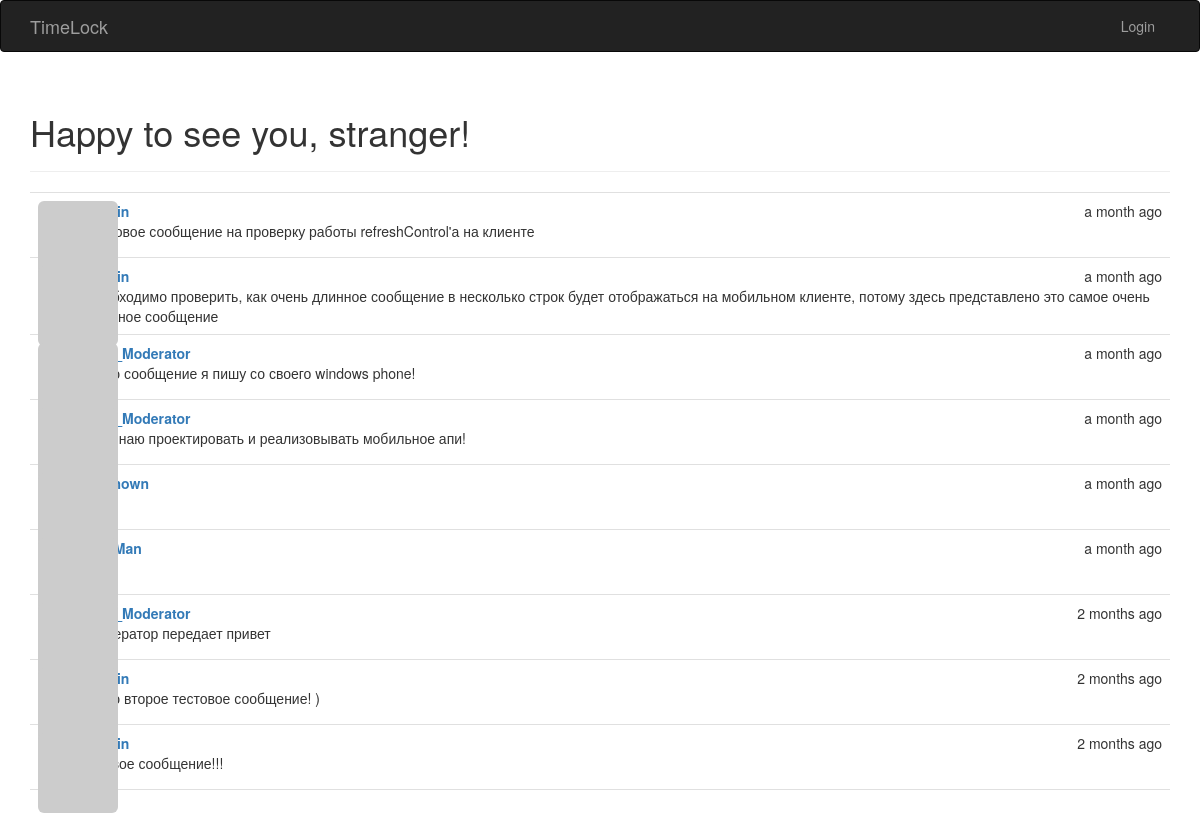
The page / on the database its author committed.
### app/model.py (models this page shows, shortened)
class Post(db.Model):
    __tablename__ = 'posts'
    id = db.Column(db.Integer, primary_key = True)
    body = db.Column(db.Text)
    timestamp = db.Column(db.DateTime, index = True, default = datetime.now)
    author_id = db.Column(db.Integer, db.ForeignKey('users.id'))

class User(UserMixin, db.Model):
    __tablename__ = 'users'
    id = db.Column(db.Integer, primary_key = True)
    email = db.Column(db.String(64), unique = True, index = True)
    username = db.Column(db.String(64), unique = True, index = True)
    password_hash = db.Column(db.String(128))
    confirmed = db.Column(db.Boolean, default = False)
    nfc_label = db.Column(db.String(64), unique = True, index = True)
    first_name = db.Column(db.String(64))
    middle_name = db.Column(db.String(64))
    last_name = db.Column(db.String(64))
    member_since = db.Column(db.DateTime(), default = datetime.utcnow)
    last_seen = db.Column(db.DateTime(), default = datetime.utcnow)
    avatar_hash = db.Column(db.String(32))
    rate = db.Column(db.Integer, default = 40)
    role_id = db.Column(db.Integer, db.ForeignKey('roles.id'))
    company_id = db.Column(db.Integer, db.ForeignKey('companies.id'))
    checkins = db.relationship('Checkin', backref = 'user', lazy = 'dynamic')
    timeCaches = db.relationship('TimeCache', backref = 'user', lazy = 'dynamic')
    posts = db.relationship('Post', backref = 'author', lazy = 'dynamic')
    notes = db.relationship('Note', backref = 'author', lazy = 'dynamic')
    @property
    def password(self):
        raise AttributeError('password is not a readable attribute')
    def gravatar(self, size = 100, default = 'retro', rating ='g'):
        if request.is_secure:
            url = 'https://secure.gravatar.com/avatar'
        else:
            url = 'http://www.gravatar.com/avatar'
        hash = self.avatar_hash or hashlib.md5(self.email.encode('utf-8')).hexdigest()
        return '{url}/{hash}?s={size}&d={default}&r={rating}'.format(url = url, hash = hash, size = size, default = default, rating = rating)

### app/main/views.py (the view)
@main.route('/', methods = ['GET', 'POST'])
def index():
	form = PostForm()
	if current_user.can(Permission.WRITE_ARTICLES) and form.validate_on_submit():
		post = Post(body = form.body.data, author = current_user._get_current_object())
		db.session.add(post)
		return redirect(url_for('main.index'))
	posts = Post.query.order_by(Post.timestamp.desc()).all()
	return render_template('index.html', form = form, posts = posts)

### app/auth/views.py (called while the page is built)
@auth.before_app_request
def before_request():
    if current_user.is_authenticated:
        current_user.ping()

### app/checkin/__init__.py (called while the page is built)
@checkin.app_context_processor
def inject_permissions():
    return dict(Permission = Permission)

### app/main/__init__.py (called while the page is built)
@main.app_context_processor
def inject_permissions():
    return dict(Permission = Permission)

### app/model.py (called while the page is built)
    def can(self, permissions):
        return False

### app/timelock_utils.py (called while the page is built, shortened)
def render_template(tmpl_name, **kwargs):
	checkin = get_last_checkin_in_current_day()
	current_work_time = None
	if checkin is not None:
		hours = checkin.time.hour
		minutes = checkin.time.minute
		current_work_time = hours * 60 + minutes
	return flask.render_template(tmpl_name, current_work_time = current_work_time, **kwargs)

def get_last_checkin_in_current_day():
	today = datetime.now().date()
	tomorrow = today + timedelta(days = 1)
	if not current_user.is_authenticated:
		return None

### app/templates/index.html (shortened to what this page needs)
{% extends "base.html" %}
{% import "bootstrap/wtf.html" as wtf %}
{% block page_content %}
	<div class="page-header">
	    {% if current_user.is_authenticated %}
	    <h1>Hello, {{ current_user.username }}, role = {{ current_user.role.name }}, company = {{ current_user.company.company_name }}!</h1>
	    {% else %}
	    <h1>Happy to see you, stranger!</h1>
	    {% endif %}
	</div>
	<ul class="posts">
		{% for post in posts %}
		<li class="post">
			<div class="profile-thumbnail">
				<a href="{{ url_for('main.user', user_id = post.author.id) }}">
					<img class="img-rounded profile-thumbnail" src="{{ post.author.gravatar(size=40) }}">
				</a>
			</div>
			<div class="post-content">
				<div class="post-date">{{ moment(post.timestamp).fromNow() }}</div>
				<div class="post-author">
					<a href="{{ url_for('main.user', user_id = post.author.id) }}">
						{{ post.author.username }}
					</a>
				</div>
				<div class="post-body">{{ post.body }}</div>
			</div>
		</li>
		{% endfor %}
	</ul>
{% endblock %}

### app/static/styles.css (style rules this page uses)
.profile-thumbnail { position: absolute; }
ul.posts { list-style-type: none; padding: 0px; margin: 16px 0px 0px 0px; border-top: 1px solid #e0e0e0; }
ul.posts li.post { padding: 8px; border-bottom: 1px solid #e0e0e0; }
div.post-date { float: right; }
div.post-author { font-weight: bold; }
div.post-content { margin-left: 48px; min-height: 48px; }

### rows shown on the page
Post: timestamp "a month ago", body "Тестовое сообщение на проверку работы refreshControl'а на клиенте"
Post: timestamp "a month ago", body "Необходимо проверить, как очень длинное сообщение в несколько строк будет отображаться на мобильном клиенте, потому здесь представлено это самое очень длинное сообщение"
Post: timestamp "a month ago", author.username "Surf_Moderator", body "А это сообщение я пишу со своего windows phone!"
Post: timestamp "a month ago", author.username "Surf_Moderator", body "Начинаю проектировать и реализовывать мобильное апи!"
Post: timestamp "a month ago"
Post: timestamp "a month ago"
Post: timestamp "2 months ago", author.username "Surf_Moderator", body "Модератор передает привет"
Post: timestamp "2 months ago", body "А это второе тестовое сообщение! )"
Post: timestamp "2 months ago", body "Первое сообщение!!!"
